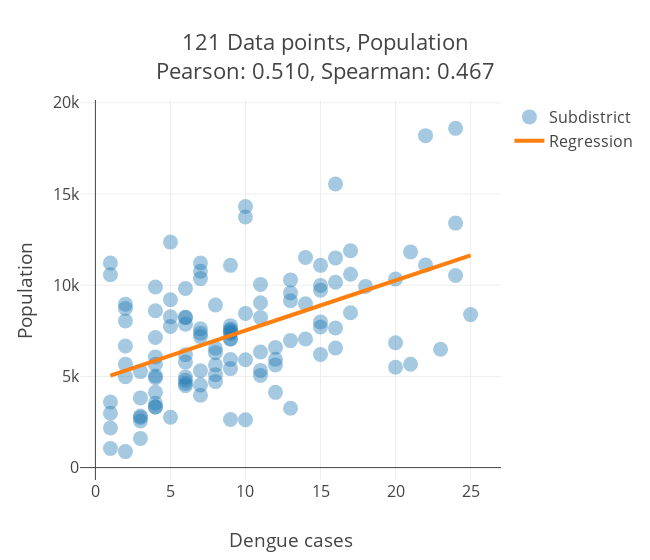

This figure's notebook cell:
### Markdown cell above
# Correlation
Perform correlation between number of detected containers and breteau index

### Code cell

